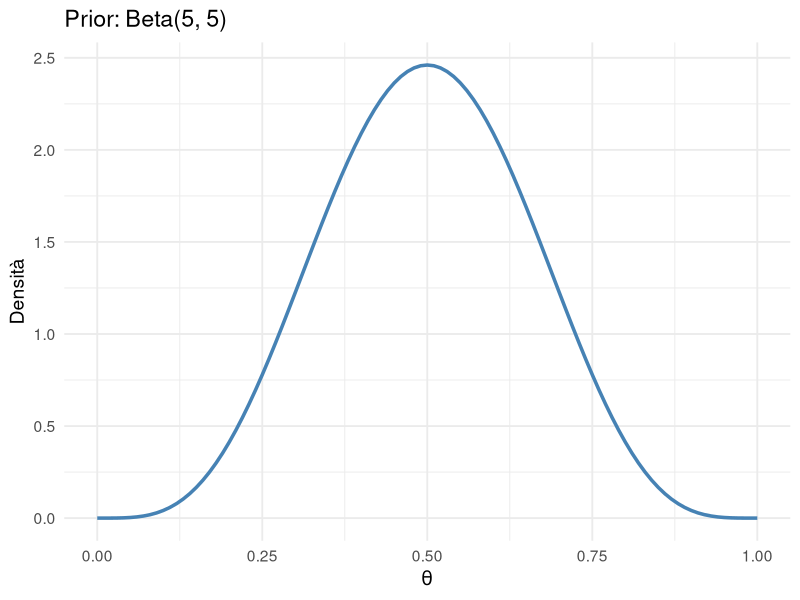
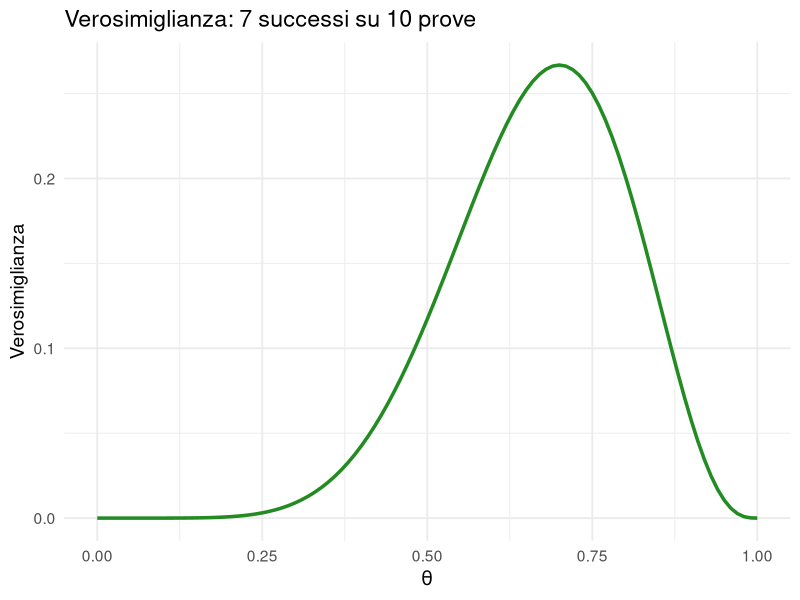
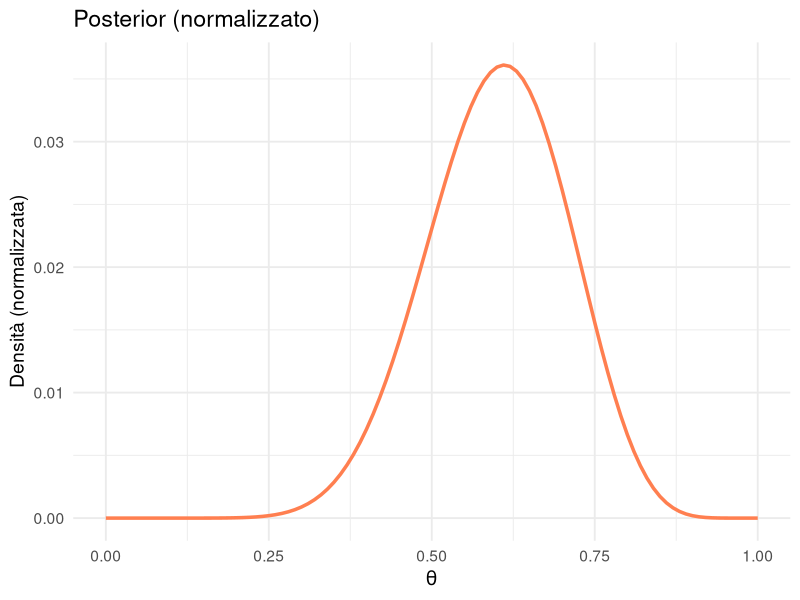
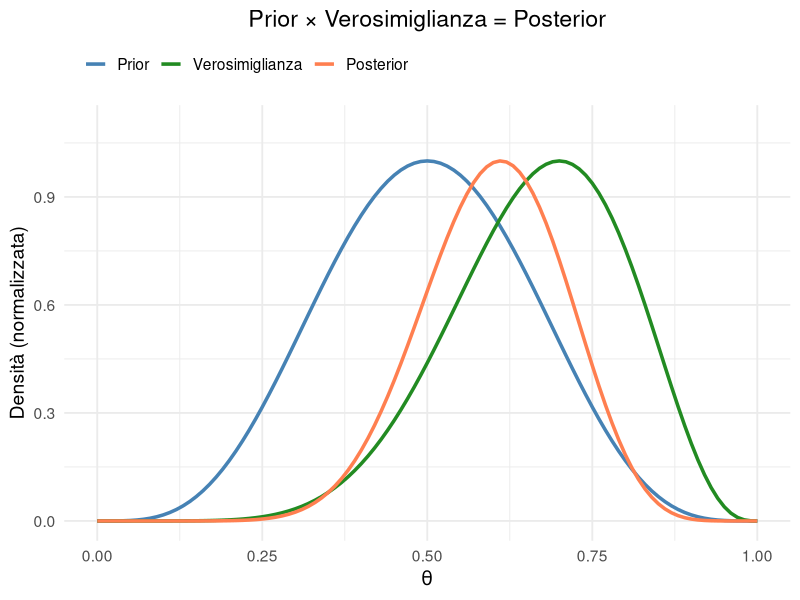
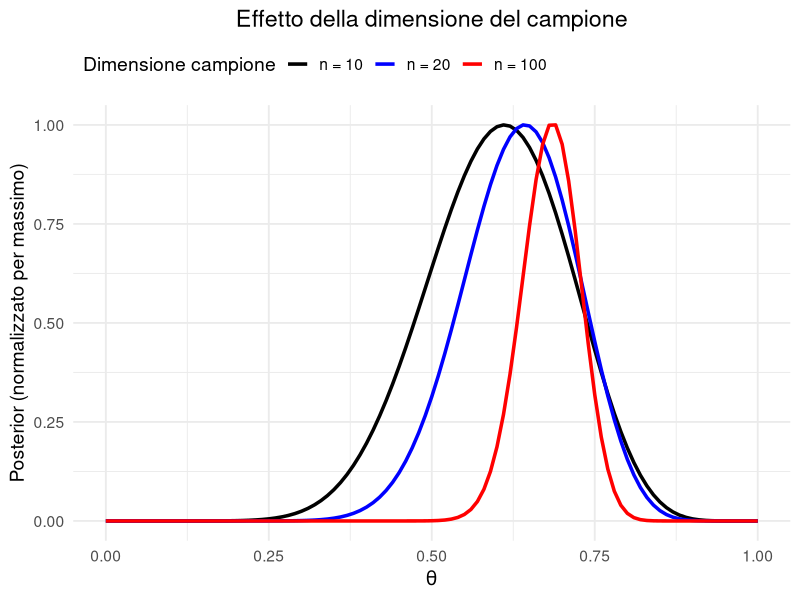
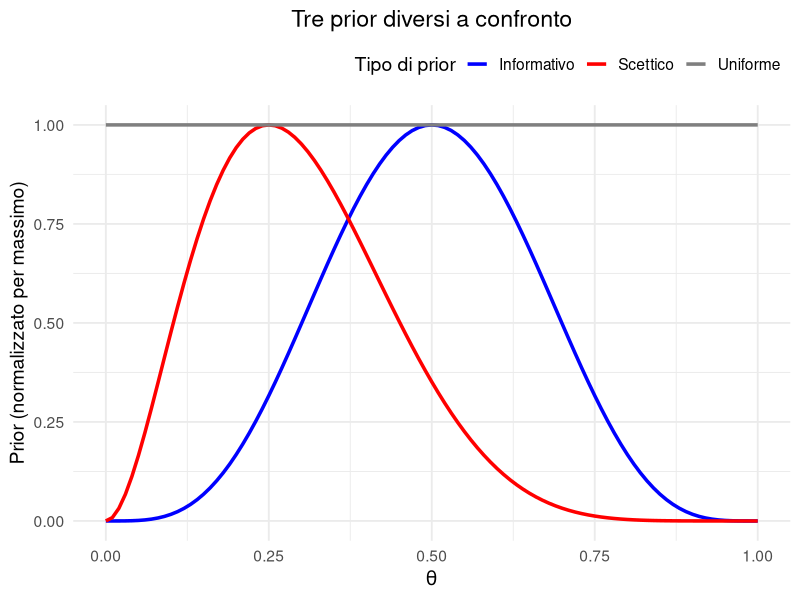
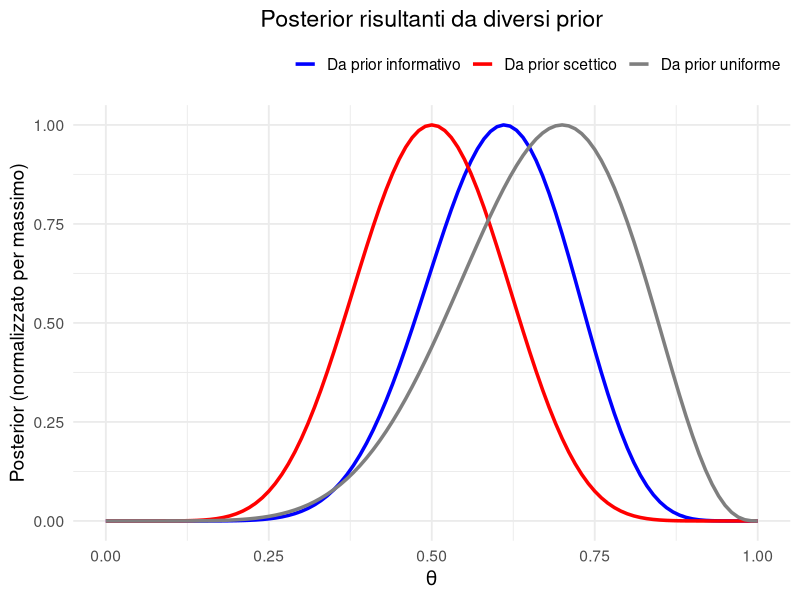
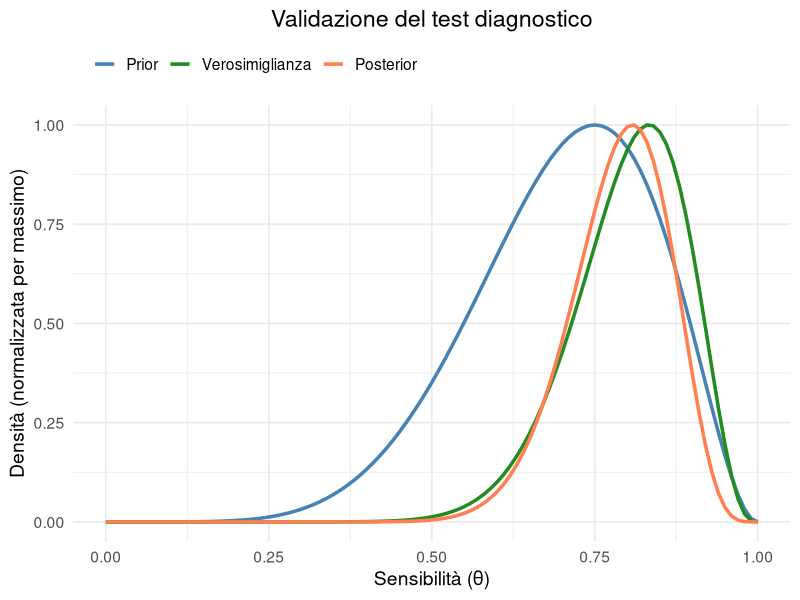

Recreate these plots in R, in order.
## ---- chunk 1
#| echo: false
set.seed(42)
## ---- chunk 2
# 101 valori da 0 a 1
theta <- seq(0, 1, length.out = 101)

# Quanti valori?
length(theta)

# Primi e ultimi valori
head(theta)
tail(theta)
## ---- chunk 3
# Prior: distribuzione Beta(5, 5) - centrata su 0.5
prior <- dbeta(theta, shape1 = 5, shape2 = 5)
## ---- chunk 4
#| fig-height: 5
library(ggplot2)

g1 <- ggplot(
  data.frame(theta = theta, prior = prior), 
  aes(x = theta, y = prior)
  ) +
  geom_line(linewidth = 1.2, color = "steelblue") +
  labs(
    x = expression(theta),
    y = "Densità",
    title = "Prior: Beta(5, 5)"
  ) +
  theme_minimal(base_size = 14)
## ---- chunk 5
#| echo: false
g1
## ---- chunk 6
verosim <- dbinom(7, size = 10, prob = theta)
## ---- chunk 7
g2 <- ggplot(
  data.frame(theta = theta, verosim = verosim), 
  aes(x = theta, y = verosim)
  ) +
  geom_line(linewidth = 1.2, color = "forestgreen") +
  labs(
    x = expression(theta),
    y = "Verosimiglianza",
    title = "Verosimiglianza: 7 successi su 10 prove"
  ) +
  theme_minimal(base_size = 14)
## ---- chunk 8
#| echo: false
g2
## ---- chunk 9
# Prodotto (non normalizzato)
prodotto <- verosim * prior

# Normalizzazione
posterior <- prodotto / sum(prodotto)
## ---- chunk 10
g3 <- ggplot(
  data.frame(theta = theta, posterior = posterior), 
  aes(x = theta, y = posterior)
  ) +
  geom_line(linewidth = 1.2, color = "coral") +
  labs(
    x = expression(theta),
    y = "Densità (normalizzata)",
    title = "Posterior (normalizzato)"
  ) +
  theme_minimal(base_size = 14)
## ---- chunk 11
#| echo: false
g3
## ---- chunk 12
#| echo: false
library(tidyr)

# Normalizziamo per massimo per confrontare visivamente
prior_norm <- prior / max(prior)
verosim_norm <- verosim / max(verosim)
posterior_norm <- posterior / max(posterior)

# Creare un dataframe unico
df_plot <- data.frame(
  theta = theta,
  Prior = prior_norm,
  Verosimiglianza = verosim_norm,
  Posterior = posterior_norm
)

# Convertire in formato lungo
df_long <- pivot_longer(
  df_plot,
  cols = c(Prior, Verosimiglianza, Posterior),
  names_to = "Distribuzione",
  values_to = "Densità"
)

# Ordinare i livelli del fattore per controllo legenda
df_long$Distribuzione <- factor(
  df_long$Distribuzione,
  levels = c("Prior", "Verosimiglianza", "Posterior")
)

# Definire colori corrispondenti
colori <- c(
  "Prior" = "steelblue",
  "Verosimiglianza" = "forestgreen",
  "Posterior" = "coral"
)

# Creare il plot
g4 <- ggplot(df_long, aes(x = theta, y = Densità, color = Distribuzione)) +
  geom_line(linewidth = 1.2) +
  scale_color_manual(values = colori) +
  labs(
    x = expression(theta),
    y = "Densità (normalizzata)",
    title = "Prior × Verosimiglianza = Posterior",
    color = ""
  ) +
  ylim(0, 1.1) +
  theme_minimal(base_size = 14) +
  theme(
    plot.title = element_text(hjust = 0.5),
    legend.position = "top",
    legend.justification = "left"
  )
## ---- chunk 13
#| echo: false
g4
## ---- chunk 14
# Stesso prior per tutti
prior <- dbeta(theta, 5, 5)

# Tre verosimiglianze (stessa proporzione, n diversi)
verosim_10 <- dbinom(7, 10, theta)
verosim_20 <- dbinom(14, 20, theta)
verosim_100 <- dbinom(70, 100, theta)

# Tre posterior
post_10 <- (verosim_10 * prior) / sum(verosim_10 * prior)
post_20 <- (verosim_20 * prior) / sum(verosim_20 * prior)
post_100 <- (verosim_100 * prior) / sum(verosim_100 * prior)
## ---- chunk 15
#| echo: false

# Creare dataframe
df_campione <- data.frame(
  theta = theta,
  n_10 = post_10 / max(post_10),
  n_20 = post_20 / max(post_20),
  n_100 = post_100 / max(post_100)
)

# Convertire in formato lungo
df_campione_long <- pivot_longer(
  df_campione,
  cols = starts_with("n_"),
  names_to = "Campione",
  values_to = "Posterior"
)

# Personalizzare le etichette per la legenda
df_campione_long$Campione <- factor(
  df_campione_long$Campione,
  levels = c("n_10", "n_20", "n_100"),
  labels = c("n = 10", "n = 20", "n = 100")
)

# Definire colori
colori_campione <- c("n = 10" = "black", "n = 20" = "blue", "n = 100" = "red")

# Creare il plot
ggplot(df_campione_long, aes(x = theta, y = Posterior, color = Campione)) +
  geom_line(linewidth = 1.2) +
  scale_color_manual(values = colori_campione) +
  labs(
    x = expression(theta),
    y = "Posterior (normalizzato per massimo)",
    title = "Effetto della dimensione del campione",
    color = "Dimensione campione"
  ) +
  theme_minimal(base_size = 14) +
  theme(
    plot.title = element_text(hjust = 0.5),
    legend.position = "top",
    legend.justification = "left"
  )
## ---- chunk 16
# Tre prior
prior_info <- dbeta(theta, 5, 5)
prior_scettico <- dbeta(theta, 3, 7)
prior_uniforme <- dbeta(theta, 1, 1)

# Stessa verosimiglianza
verosim <- dbinom(7, 10, theta)

# Tre posterior
post_info <- (verosim * prior_info) / sum(verosim * prior_info)
post_scettico <- (verosim * prior_scettico) / sum(verosim * prior_scettico)
post_uniforme <- (verosim * prior_uniforme) / sum(verosim * prior_uniforme)
## ---- chunk 17
#| echo: false

# Creare dataframe
df_prior <- data.frame(
  theta = theta,
  Informativo = prior_info / max(prior_info),
  Scettico = prior_scettico / max(prior_scettico),
  Uniforme = prior_uniforme / max(prior_uniforme)
)

# Convertire in formato lungo
df_prior_long <- pivot_longer(
  df_prior,
  cols = c(Informativo, Scettico, Uniforme),
  names_to = "Tipo_prior",
  values_to = "Densità"
)

# Ordinare i livelli per controllo legenda
df_prior_long$Tipo_prior <- factor(
  df_prior_long$Tipo_prior,
  levels = c("Informativo", "Scettico", "Uniforme")
)

# Definire colori
colori_prior <- c(
  "Informativo" = "blue",
  "Scettico" = "red",
  "Uniforme" = "gray50"
)

# Creare il plot
ggplot(df_prior_long, aes(x = theta, y = Densità, color = Tipo_prior)) +
  geom_line(linewidth = 1.2) +
  scale_color_manual(values = colori_prior) +
  labs(
    x = expression(theta),
    y = "Prior (normalizzato per massimo)",
    title = "Tre prior diversi a confronto",
    color = "Tipo di prior"
  ) +
  theme_minimal(base_size = 14) +
  theme(
    plot.title = element_text(hjust = 0.5),
    legend.position = "top",
    legend.justification = "right"
  )
## ---- chunk 18
#| echo: false
library(ggplot2)

# Creare dataframe
df_posterior <- data.frame(
  theta = theta,
  Informativo = post_info / max(post_info),
  Scettico = post_scettico / max(post_scettico),
  Uniforme = post_uniforme / max(post_uniforme)
)

# Convertire in formato lungo
df_posterior_long <- pivot_longer(
  df_posterior,
  cols = c(Informativo, Scettico, Uniforme),
  names_to = "Tipo_prior",
  values_to = "Posterior"
)

# Ordinare i livelli per controllo legenda
df_posterior_long$Tipo_prior <- factor(
  df_posterior_long$Tipo_prior,
  levels = c("Informativo", "Scettico", "Uniforme"),
  labels = c("Da prior informativo", "Da prior scettico", "Da prior uniforme")
)

# Definire colori (coerenti con il plot dei prior)
colori_posterior <- c(
  "Da prior informativo" = "blue",
  "Da prior scettico" = "red",
  "Da prior uniforme" = "gray50"
)

# Creare il plot
ggplot(df_posterior_long, aes(x = theta, y = Posterior, color = Tipo_prior)) +
  geom_line(linewidth = 1.2) +
  scale_color_manual(values = colori_posterior) +
  labs(
    x = expression(theta),
    y = "Posterior (normalizzato per massimo)",
    title = "Posterior risultanti da diversi prior",
    color = ""
  ) +
  theme_minimal(base_size = 14) +
  theme(
    plot.title = element_text(hjust = 0.5),
    legend.position = "top",
    legend.justification = "right"
  )
## ---- chunk 19
# Prior
prior_test <- dbeta(theta, 7, 3)

# Verosimiglianza
verosim_test <- dbinom(15, 18, theta)

# Posterior
post_test <- (verosim_test * prior_test) / sum(verosim_test * prior_test)
## ---- chunk 20
#| echo: false
library(ggplot2)
library(tidyr)

# Creare dataframe con le distribuzioni normalizzate
df_test <- data.frame(
  theta = theta,
  Prior = prior_test / max(prior_test),
  Verosimiglianza = verosim_test / max(verosim_test),
  Posterior = post_test / max(post_test)
)

# Convertire in formato lungo
df_test_long <- pivot_longer(
  df_test,
  cols = c(Prior, Verosimiglianza, Posterior),
  names_to = "Distribuzione",
  values_to = "Densità"
)

# Ordinare i livelli del fattore
df_test_long$Distribuzione <- factor(
  df_test_long$Distribuzione,
  levels = c("Prior", "Verosimiglianza", "Posterior")
)

# Definire colori
colori_test <- c(
  "Prior" = "steelblue",
  "Verosimiglianza" = "forestgreen",
  "Posterior" = "coral"
)

# Creare il plot
ggplot(df_test_long, aes(x = theta, y = Densità, color = Distribuzione)) +
  geom_line(linewidth = 1.2) +
  scale_color_manual(values = colori_test) +
  labs(
    x = "Sensibilità (θ)",
    y = "Densità (normalizzata per massimo)",
    title = "Validazione del test diagnostico",
    color = ""
  ) +
  theme_minimal(base_size = 14) +
  theme(
    plot.title = element_text(hjust = 0.5),
    legend.position = "top",
    legend.justification = "left"
  )
## ---- chunk 21
# Probabilità che θ ≥ 0.75
prob_ge_075 <- sum(post_test[theta >= 0.75])
prob_ge_075
## ---- chunk 22
# Probabilità che θ ≥ 0.70
prob_ge_070 <- sum(post_test[theta >= 0.70])
prob_ge_070
## ---- chunk 23
#| fig-height: 4.5
theta <- seq(0, 1, length.out = 101)
prior <- dbeta(theta, 3, 7)

plot(theta, prior, type = "l", lwd = 2, col = "steelblue",
     xlab = "Competenza (θ)", ylab = "Densità",
     main = "Prior Beta(3, 7): competenza media = 0.30")
abline(v = 0.3, col = "steelblue", lty = 2)
## ---- chunk 24
# Dati di Marco
risposte_corrette <- 12
risposte_date <- 17  # 12 corrette + 5 sbagliate

# Verosimiglianza per ogni valore di theta
verosim <- dbinom(risposte_corrette, risposte_date, prob = theta)
## ---- chunk 25
#| fig-height: 4.5
plot(theta, verosim, type = "l", lwd = 2, col = "forestgreen",
     xlab = "Competenza (θ)", ylab = "Verosimiglianza",
     main = "Verosimiglianza: 12 corrette su 17 risposte")
abline(v = 12/17, col = "red", lty = 2)
text(0.78, max(verosim)*0.9, "MLE = 0.71", col = "red")
## ---- chunk 26
# Posterior = Prior × Verosimiglianza (normalizzato)
prodotto <- prior * verosim
posterior <- prodotto / sum(prodotto)
## ---- chunk 27
#| echo: false
#| fig-height: 5
# Normalizziamo per confrontare
prior_norm <- prior / max(prior)
verosim_norm <- verosim / max(verosim)
post_norm <- posterior / max(posterior)

plot(theta, prior_norm, type = "l", lwd = 2, col = "steelblue",
     xlab = "Competenza (θ)", ylab = "Densità (normalizzata)",
     main = "Stima bayesiana della competenza di Marco", ylim = c(0, 1.1))
lines(theta, verosim_norm, lwd = 2, col = "forestgreen")
lines(theta, post_norm, lwd = 2, col = "coral")
legend("topright", c("Prior (popolazione)", "Verosimiglianza (dati)", "Posterior (stima)"),
       col = c("steelblue", "forestgreen", "coral"), lwd = 2)
## ---- chunk 28
# Probabilità che θ ≥ 0.50
soglia <- 0.50
prob_sufficiente <- sum(posterior[theta >= soglia])
round(prob_sufficiente, 3)
## ---- chunk 29
#| echo: false
#| fig-height: 5
plot(theta, posterior, type = "l", lwd = 2, col = "coral",
     xlab = "Competenza (θ)", ylab = "Posterior",
     main = "Probabilità di superare la soglia (θ ≥ 0.50)")

# Colora l'area sopra la soglia
idx_sopra <- theta >= soglia
polygon(c(soglia, theta[idx_sopra], 1), 
        c(0, posterior[idx_sopra], 0),
        col = rgb(0, 0.5, 0, 0.3), border = NA)
abline(v = soglia, col = "darkgreen", lty = 2, lwd = 2)
text(0.7, max(posterior)*0.7, 
     paste0("P(θ ≥ 0.50) = 74%"), 
     col = "darkgreen", cex = 1.2)
## ---- chunk 30
# Tre verosimiglianze
verosim_anna <- dbinom(15, 17, theta)
verosim_giovanni <- dbinom(10, 17, theta)
verosim_luca <- dbinom(7, 17, theta)

# Tre posterior (stesso prior per tutti)
post_anna <- (prior * verosim_anna) / sum(prior * verosim_anna)
post_giovanni <- (prior * verosim_giovanni) / sum(prior * verosim_giovanni)
post_luca <- (prior * verosim_luca) / sum(prior * verosim_luca)
## ---- chunk 31
#| echo: false
#| fig-height: 5
plot(theta, post_anna, type = "l", lwd = 2, col = "darkgreen",
     xlab = "Competenza (θ)", ylab = "Posterior",
     main = "Confronto tra tre studenti", xlim = c(0, 1))
lines(theta, post_giovanni, lwd = 2, col = "orange")
lines(theta, post_luca, lwd = 2, col = "red")
abline(v = soglia, lty = 2, lwd = 2)
text(0.52, max(post_anna)*0.5, "Soglia", srt = 90)
legend("topright", c("Anna (15/17)", "Giovanni (10/17)", "Luca (7/17)"),
       col = c("darkgreen", "orange", "red"), lwd = 2)
## ---- chunk 32
prob_anna <- sum(post_anna[theta >= soglia])
prob_giovanni <- sum(post_giovanni[theta >= soglia])
prob_luca <- sum(post_luca[theta >= soglia])

data.frame(
  Studente = c("Anna", "Giovanni", "Luca"),
  Corrette = c(15, 10, 7),
  Percentuale = c("88%", "59%", "41%"),
  P_supera_soglia = paste0(round(c(prob_anna, prob_giovanni, prob_luca)*100), "%")
)
